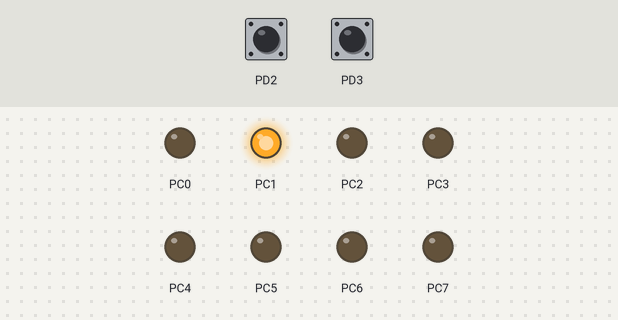
A program run on a simulated ATmega16, built with avr-gcc and emulated at 1 MHz. On the bench: output pins drawn as LEDs (lit = HIGH). Inputs (shaded band) come from the test bench; at power-on: PD2 HIGH, PD3 HIGH.

Above: at 1.2 s.
1.3 s: PD2 pulled LOW for 0.15 s
At 2.6 s:
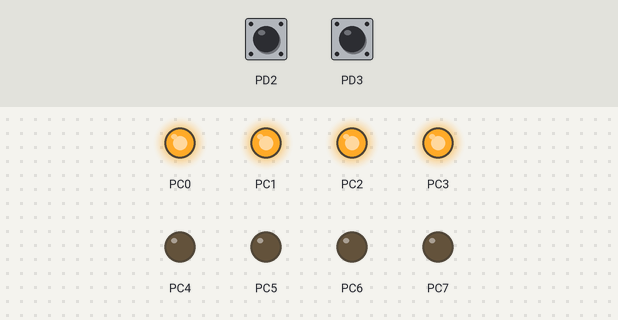
4.4 s: PD3 pulled LOW for 0.15 s
At 5.1 s:
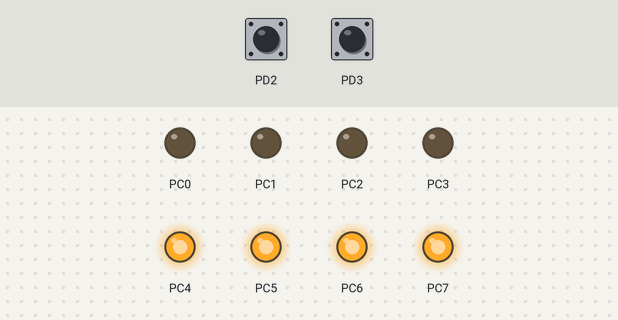
7.5 s: PD3 pulled LOW for 1 s
At 10.8 s:
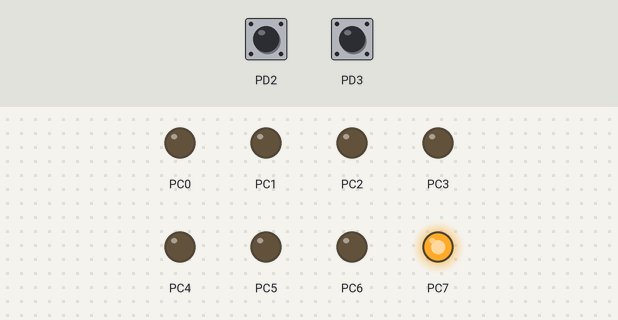
11.5 s: PD3 pulled LOW for 3.2 s
At 16.8 s:
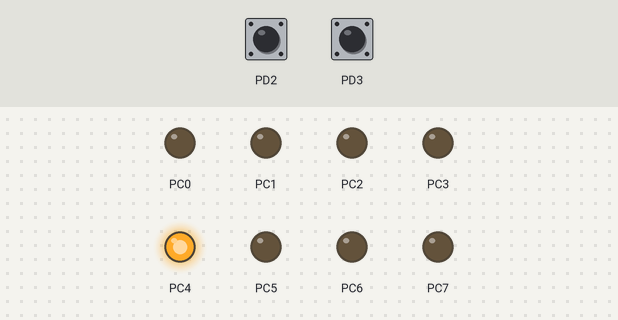
Timing chart, 0 to 18.5 s (numbered marks = the images above; inputs shaded):
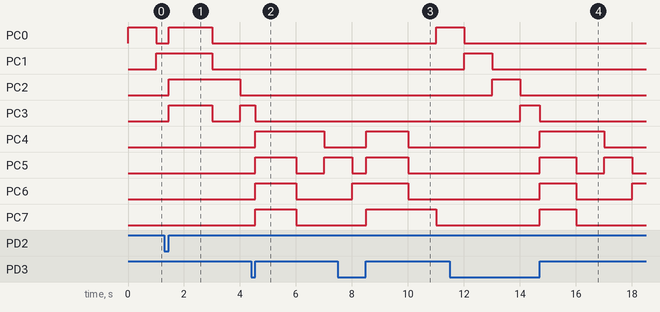

Measured:
- after the input at 1.3 s, PC0: LOW → HIGH after 0.15 s, → LOW 1.6 s later; PC1: HIGH → LOW after 1.7 s instead of 0.70 s; PC4: stays LOW (without the input it goes to HIGH after 2.7 s)
- after the input at 4.4 s, PC3: HIGH → LOW after 0.15 s instead of 0.60 s; PC6: LOW → HIGH after 0.15 s instead of 2.6 s; PC7: LOW → HIGH after 0.15 s, → LOW 1.5 s later
- after the input at 7.5 s, PC1: stays LOW (without the input it goes to HIGH after 3.5 s); PC4: LOW → HIGH after 1.0 s, → LOW 1.5 s later
- after the input at 11.5 s, PC7: LOW → HIGH after 3.2 s instead of 6.5 s

The program:

main.c
```c
/*
 * pecobaan 2.3.c
 *
 * Created: 9/26/2021 12:32:23 PM
 * Author : KyuRinTao
 */

#include <avr/io.h>
#define F_CPU 1000000UL
#include <util/delay.h>
#include <avr/interrupt.h>
#define LED PORTC
#define LEDDir DDRC
int main(void)
{
	LEDDir = 0xFF;
	LED = 0xFF;
	DDRD = 0x00;
	PORTD = 0xFF;
	GICR = 1<<INT0 | 1<<INT1;
	MCUCR = 1<<ISC01 | 1<<ISC00 | 1<<ISC10 | 1<<ISC11;
	sei();
	while (1)
	{
		LED = 0b00000001; _delay_ms(1000);
		LED = 0b00000010; _delay_ms(1000);
		LED = 0b00000100; _delay_ms(1000);
		LED = 0b00001000; _delay_ms(1000);
		LED = 0b00010000; _delay_ms(1000);
		LED = 0b00100000; _delay_ms(1000);
		LED = 0b01000000; _delay_ms(1000);
		LED = 0b10000000; _delay_ms(1000);
	}
}
ISR(INT0_vect)
{
	LED = 0x0F; _delay_ms(1000);
}
ISR(INT1_vect)
{
	LED = 0xF0; _delay_ms(1000);
}
```
